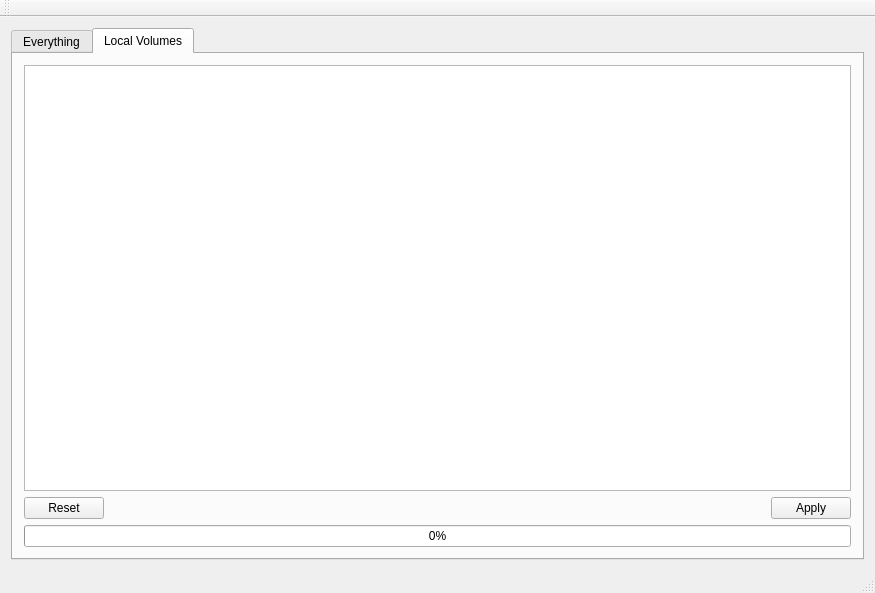
<?xml version="1.0" encoding="UTF-8"?>
<ui version="4.0">
 <class>MainWindow</class>
 <widget class="QMainWindow" name="MainWindow">
  <property name="geometry">
   <rect>
    <x>0</x>
    <y>0</y>
    <width>875</width>
    <height>593</height>
   </rect>
  </property>
  <property name="sizePolicy">
   <sizepolicy hsizetype="Maximum" vsizetype="Maximum">
    <horstretch>0</horstretch>
    <verstretch>0</verstretch>
   </sizepolicy>
  </property>
  <property name="windowTitle">
   <string>Project I</string>
  </property>
  <widget class="QWidget" name="centralWidget">
   <layout class="QVBoxLayout" name="verticalLayout">
    <item>
     <widget class="QTabWidget" name="tabWidget">
      <property name="currentIndex">
       <number>1</number>
      </property>
      <property name="elideMode">
       <enum>Qt::ElideNone</enum>
      </property>
      <widget class="QWidget" name="everything">
       <attribute name="title">
        <string>Everything</string>
       </attribute>
       <layout class="QVBoxLayout" name="verticalLayout_2">
        <item>
         <widget class="QLineEdit" name="searching"/>
        </item>
        <item>
         <widget class="QTreeView" name="result"/>
        </item>
       </layout>
      </widget>
      <widget class="QWidget" name="tab">
       <attribute name="title">
        <string>Local Volumes</string>
       </attribute>
       <layout class="QVBoxLayout" name="verticalLayout_3">
        <item>
         <widget class="QTreeView" name="volume_list"/>
        </item>
        <item>
         <widget class="QDialogButtonBox" name="buttonBox">
          <property name="standardButtons">
           <set>QDialogButtonBox::Apply|QDialogButtonBox::Reset</set>
          </property>
         </widget>
        </item>
        <item>
         <widget class="QProgressBar" name="index_prog">
          <property name="value">
           <number>0</number>
          </property>
         </widget>
        </item>
       </layout>
      </widget>
     </widget>
    </item>
   </layout>
  </widget>
  <widget class="QMenuBar" name="menuBar">
   <property name="geometry">
    <rect>
     <x>0</x>
     <y>0</y>
     <width>875</width>
     <height>21</height>
    </rect>
   </property>
  </widget>
  <widget class="QToolBar" name="mainToolBar">
   <attribute name="toolBarArea">
    <enum>TopToolBarArea</enum>
   </attribute>
   <attribute name="toolBarBreak">
    <bool>false</bool>
   </attribute>
  </widget>
  <widget class="QStatusBar" name="statusBar"/>
 </widget>
 <layoutdefault spacing="6" margin="11"/>
 <resources/>
 <connections/>
</ui>
